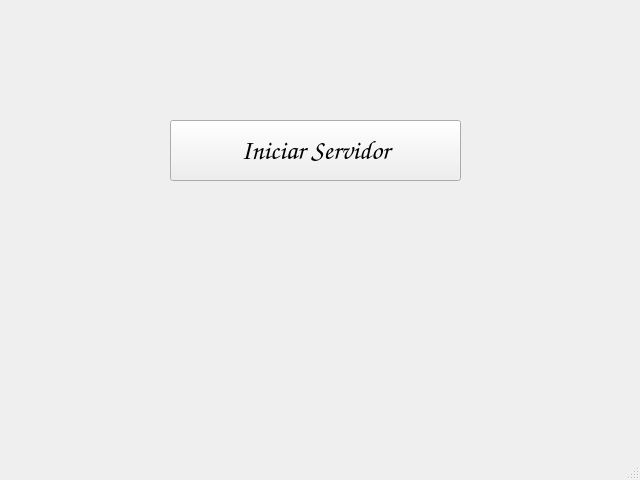
<?xml version="1.0" encoding="UTF-8"?>
<ui version="4.0">
 <class>ServidorSocket</class>
 <widget class="QMainWindow" name="ServidorSocket">
  <property name="geometry">
   <rect>
    <x>0</x>
    <y>0</y>
    <width>640</width>
    <height>480</height>
   </rect>
  </property>
  <property name="windowTitle">
   <string>MainWindow</string>
  </property>
  <widget class="QWidget" name="centralwidget">
   <widget class="QPushButton" name="toggleServidor">
    <property name="geometry">
     <rect>
      <x>170</x>
      <y>120</y>
      <width>291</width>
      <height>61</height>
     </rect>
    </property>
    <property name="font">
     <font>
      <family>Comic Sans MS</family>
      <pointsize>20</pointsize>
      <kerning>true</kerning>
     </font>
    </property>
    <property name="autoFillBackground">
     <bool>false</bool>
    </property>
    <property name="styleSheet">
     <string notr="true">selection-color: rgb(255, 170, 255);</string>
    </property>
    <property name="text">
     <string>Iniciar Servidor</string>
    </property>
   </widget>
   <widget class="QLabel" name="ipServidor">
    <property name="geometry">
     <rect>
      <x>100</x>
      <y>220</y>
      <width>421</width>
      <height>71</height>
     </rect>
    </property>
    <property name="font">
     <font>
      <family>Comic Sans MS</family>
      <pointsize>16</pointsize>
     </font>
    </property>
    <property name="text">
     <string/>
    </property>
    <property name="alignment">
     <set>Qt::AlignCenter</set>
    </property>
   </widget>
  </widget>
  <widget class="QStatusBar" name="statusbar"/>
 </widget>
 <resources/>
 <connections/>
</ui>
